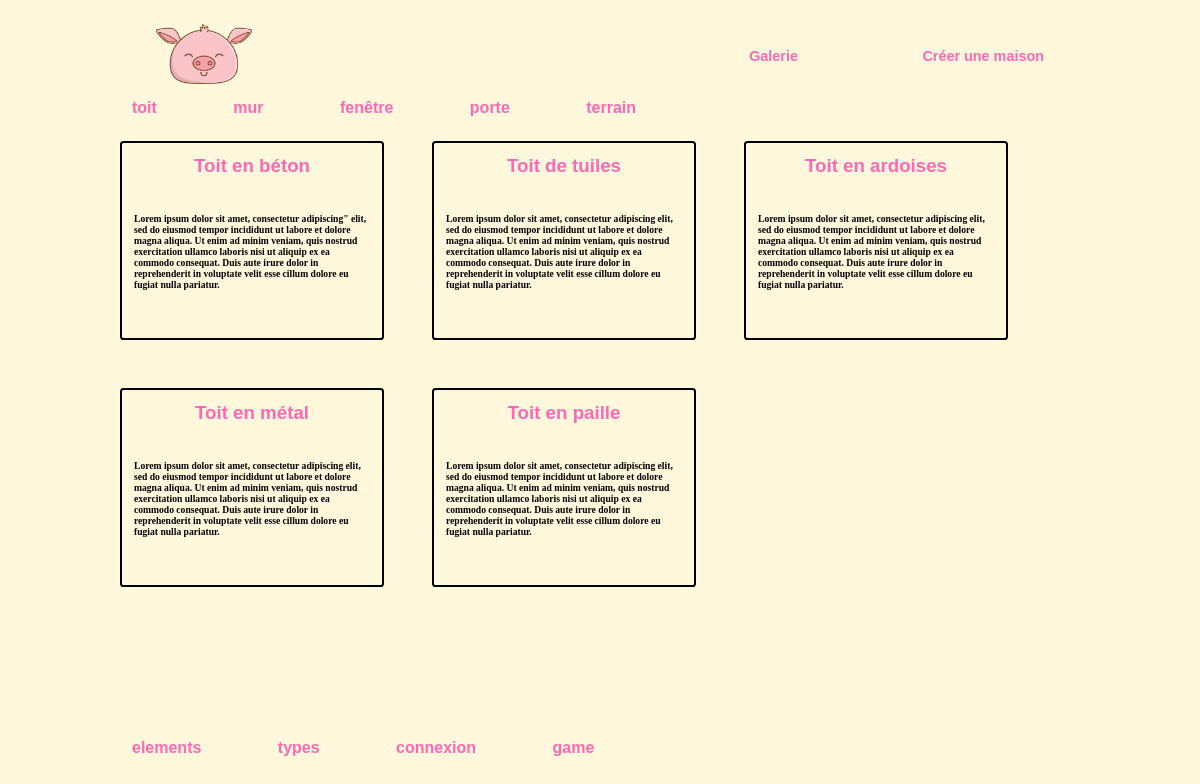
/buildimac/type/1, run on the app's committed database.
### tables this page shows
CREATE TABLE ELEMENT(
        Id_E          Int  Auto_increment  NOT NULL ,
        Name_E         Varchar (50) NOT NULL ,
        Image_E         Varchar (50) NOT NULL ,
        Description_E   Text, 
        Id_type         Int NOT NULL 
	,PRIMARY KEY (Id_E) 
    ,FOREIGN KEY (Id_type) REFERENCES TYPE(Id_T)
);

### controllers/Controller.php (called while the page is built, shortened)
<?php
class Controller{
	public function view($temp, $datatab=array()){
		include("views/".$temp);
	}
}

### controllers/ElementController.php (called while the page is built, shortened)
<?php
class ElementController extends Controller{
	public function types(int $IdType){
		$elements = $this->Element->getByType($IdType);
		$this->view('layout/header.php', ['title' => 'Elements']);
		$this->view('allTypes.php', compact('elements'));
		$this->view('layout/footer.php');
	}
}

### models/Element.php (called while the page is built, shortened)
<?php
class Element extends Model
{
	public function __construct()
	{
		$this->table = "element";
		$this->idType = "Id_type";
	}
	public function getByType(int $IdType){
		$sql = "SELECT * FROM " . $this->table . " WHERE ".$this->idType." = ? ";
		$query = $this->connexion->prepare($sql);
		$query->execute(array($IdType));
		return $query;
	}
}

### models/Model.php (called while the page is built, shortened)
<?php
class Model{
	public function __construct(){
		try{
			$this->connexion = new PDO("mysql:host=" . DB_HOST . ";dbname=" . DB_NAME, DB_USER, DB_PASSWORD);
		}catch(PDOException $exception){
			echo "Error :  " . $exception->getMessage();
		}
	}
}

### views/allTypes.php (the view)
<div class="contain">
	<a href="/buildimac/type/1">toit</a>
	<a href="/buildimac/type/2">mur</a>
	<a href="/buildimac/type/3">fenêtre</a>
	<a href="/buildimac/type/4">porte</a>
	<a href="/buildimac/type/5">terrain</a>
	<div class="all">
	<?php
	foreach ($elements as $element) { ?>
		<div class="one">
			<h3 class="titre_element"><a href="element/<?= $element['Id_E'] ?>"><?= $element['Name_E'] ?></a></h3>
			<p><?= $element['Description_E'] ?></p>
		</div>
	<?php } ?>
	</div>
</div>

### index.php (shortened to what this page needs)
<?php
require("controllers/Controller.php");
require("models/Model.php");
require("controllers/ElementController.php");
$urlParams = explode('/',  $_SERVER['REQUEST_URI']);
switch ($urlParams[2]) {
	case 'type' :
		$controller = new ElementController();
		if (isset($urlParams[3])) {
			switch ($urlParams[3]) {
				case $urlParams[3] > 0:
					$controller->types($urlParams[3]);
					break;
			}
		}else{
			$controller->index();
		}
		break;
}
?>
<a href ="/buildimac/element">elements</a>
<a href ="/buildimac/type/1">types</a>
<a href ="/buildimac/connect">connexion</a>
<a href ="/buildimac/game/play">game</a>

### views/layout/header.php (shortened to what this page needs)
<!DOCTYPE html>
<html lang="fr">
<head>
	<link rel="stylesheet" href="\buildimac\css\game.css" type="text/css" />
    <link rel="stylesheet" href="\buildimac\css\style.css" type="text/css" />
</head>
<body>
	<header>
	<nav>
		<a class="cochon" href="\buildimac\"><img alt="accueil" src="\buildimac\css\images\cochon.png"></a>
		<div>
			<a href="">Galerie</a>
			<a href="\buildimac\game\play">Créer une maison</a>
		</div>
	</nav>
</header>

### views/layout/footer.php
</body>
</html>

### css/style.css (style rules this page uses)
* { margin: 0; padding: 0; overflow-x: hidden; }
body { font-weight: bold; font-family: 'Gill Sans', 'Gill Sans MT', Calibri, 'Trebuchet MS', sans-serif; color: black ; background-color: cornsilk; box-sizing: border-box; margin: 1vw 8vw 3vw; }
.contain { width: 78vw; min-height: 80vh; position: relative; }
a { text-decoration: none !important; color : hotpink; padding: 0 3vw; }
p { font-size: 0.8vw; margin: 3vw 0; font-family: Cambria, Cochin, Georgia, Times, 'Times New Roman', serif; }
img { max-width: 40vw; }
nav { display: flex; flex-direction: row; align-items: center; justify-content: space-between; width: 100%; }
nav a { font-size: 1.2vw; margin: 1vw 2vw; }
.cochon img { width: 8vw; height: 5vw; }
.all { display: flex; flex-wrap: wrap; }
.one { margin: 2vw; padding: 1vw; border: 2px solid black; width: calc(20vw - 4px); border-radius: 0.3vw; }
.titre_element { display: flex; justify-content: center; }
.titre_element a { padding : 0 ; }

### data on the page
element: Name_E "Toit en béton", Description_E "Lorem ipsum dolor sit amet, consectetur adipiscing\" elit, sed do eiusmod tempor incididunt ut labore et dolore magna aliqua. Ut enim ad minim veniam, quis nostrud exercitation ullamco laboris nisi ut aliquip ex ea commodo consequat. Duis aute irure dolor in reprehenderit in voluptate velit esse cillum dolore eu fugiat nulla pariatur."
element: Name_E "Toit de tuiles", Description_E "Lorem ipsum dolor sit amet, consectetur adipiscing elit, sed do eiusmod tempor incididunt ut labore et dolore magna aliqua. Ut enim ad minim veniam, quis nostrud exercitation ullamco laboris nisi ut aliquip ex ea commodo consequat. Duis aute irure dolor in reprehenderit in voluptate velit esse cillum dolore eu fugiat nulla pariatur."
element: Name_E "Toit en ardoises", Description_E "Lorem ipsum dolor sit amet, consectetur adipiscing elit, sed do eiusmod tempor incididunt ut labore et dolore magna aliqua. Ut enim ad minim veniam, quis nostrud exercitation ullamco laboris nisi ut aliquip ex ea commodo consequat. Duis aute irure dolor in reprehenderit in voluptate velit esse cillum dolore eu fugiat nulla pariatur."
element: Name_E "Toit en métal", Description_E "Lorem ipsum dolor sit amet, consectetur adipiscing elit, sed do eiusmod tempor incididunt ut labore et dolore magna aliqua. Ut enim ad minim veniam, quis nostrud exercitation ullamco laboris nisi ut aliquip ex ea commodo consequat. Duis aute irure dolor in reprehenderit in voluptate velit esse cillum dolore eu fugiat nulla pariatur."
element: Name_E "Toit en paille", Description_E "Lorem ipsum dolor sit amet, consectetur adipiscing elit, sed do eiusmod tempor incididunt ut labore et dolore magna aliqua. Ut enim ad minim veniam, quis nostrud exercitation ullamco laboris nisi ut aliquip ex ea commodo consequat. Duis aute irure dolor in reprehenderit in voluptate velit esse cillum dolore eu fugiat nulla pariatur."
